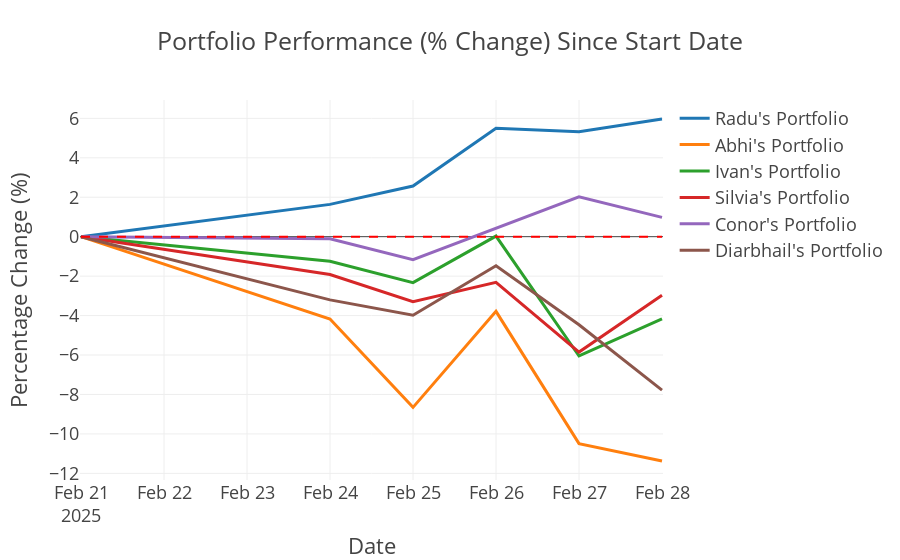

Notebook code for this chart:
### Code cell
# Calculate percentage change from start date
pct_change = portfolio_values.copy()
for col in pct_change.columns:
    pct_change[col] = (pct_change[col] / pct_change[col].iloc[0] - 1) * 100

# Plot the percentage change
fig = go.Figure()

# Plot individual portfolios
for name in pct_change.columns:
    fig.add_trace(go.Scatter(
        x=pct_change.index,
        y=pct_change[name],
        name=f"{name}'s Portfolio",
        mode='lines'
    ))

# Add a horizontal line at 0%
fig.add_shape(
    type="line",
    x0=pct_change.index[0],
    y0=0,
    x1=pct_change.index[-1],
    y1=0,
    line=dict(color="red", width=2, dash="dash")
)

# Update layout
fig.update_layout(
    title='Portfolio Performance (% Change) Since Start Date',
    xaxis_title='Date',
    yaxis_title='Percentage Change (%)',
    template='presentation',
    hovermode='x unified'
)

# Show the figure
fig.show()

### Figure 1 — Plotly figure (JSON) as saved in the notebook; plotly's stock layout.template omitted (floating-point values rounded to 4 significant figures)
{"data": [{"mode": "lines", "name": "Radu's Portfolio", "type": "scatter", "x": ["2025-02-21T00:00:00.000000000", "2025-02-24T00:00:00.000000000", "2025-02-25T00:00:00.000000000", "2025-02-26T00:00:00.000000000", "2025-02-27T00:00:00.000000000", "2025-02-28T00:00:00.000000000"], "y": [0.0, 1.638, 2.571, 5.5, 5.316, 5.967]}, {"mode": "lines", "name": "Abhi's Portfolio", "type": "scatter", "x": ["2025-02-21T00:00:00.000000000", "2025-02-24T00:00:00.000000000", "2025-02-25T00:00:00.000000000", "2025-02-26T00:00:00.000000000", "2025-02-27T00:00:00.000000000", "2025-02-28T00:00:00.000000000"], "y": [0.0, -4.177, -8.654, -3.786, -10.49, -11.37]}, {"mode": "lines", "name": "Ivan's Portfolio", "type": "scatter", "x": ["2025-02-21T00:00:00.000000000", "2025-02-24T00:00:00.000000000", "2025-02-25T00:00:00.000000000", "2025-02-26T00:00:00.000000000", "2025-02-27T00:00:00.000000000", "2025-02-28T00:00:00.000000000"], "y": [0.0, -1.243, -2.327, 0.03039, -6.049, -4.171]}, {"mode": "lines", "name": "Silvia's Portfolio", "type": "scatter", "x": ["2025-02-21T00:00:00.000000000", "2025-02-24T00:00:00.000000000", "2025-02-25T00:00:00.000000000", "2025-02-26T00:00:00.000000000", "2025-02-27T00:00:00.000000000", "2025-02-28T00:00:00.000000000"], "y": [0.0, -1.917, -3.298, -2.318, -5.849, -2.968]}, {"mode": "lines", "name": "Conor's Portfolio", "type": "scatter", "x": ["2025-02-21T00:00:00.000000000", "2025-02-24T00:00:00.000000000", "2025-02-25T00:00:00.000000000", "2025-02-26T00:00:00.000000000", "2025-02-27T00:00:00.000000000", "2025-02-28T00:00:00.000000000"], "y": [0.0, -0.1073, -1.17, 0.4154, 2.019, 0.9793]}, {"mode": "lines", "name": "Diarbhail's Portfolio", "type": "scatter", "x": ["2025-02-21T00:00:00.000000000", "2025-02-24T00:00:00.000000000", "2025-02-25T00:00:00.000000000", "2025-02-26T00:00:00.000000000", "2025-02-27T00:00:00.000000000", "2025-02-28T00:00:00.000000000"], "y": [0.0, -3.205, -3.985, -1.476, -4.468, -7.78]}], "layout": {"hovermode": "x unified", "shapes": [{"line": {"color": "red", "dash": "dash", "width": 2}, "type": "line", "x0": "2025-02-21T00:00:00", "x1": "2025-02-28T00:00:00", "y0": 0, "y1": 0}], "title": {"text": "Portfolio Performance (% Change) Since Start Date"}, "xaxis": {"title": {"text": "Date"}}, "yaxis": {"title": {"text": "Percentage Change (%)"}}}}
